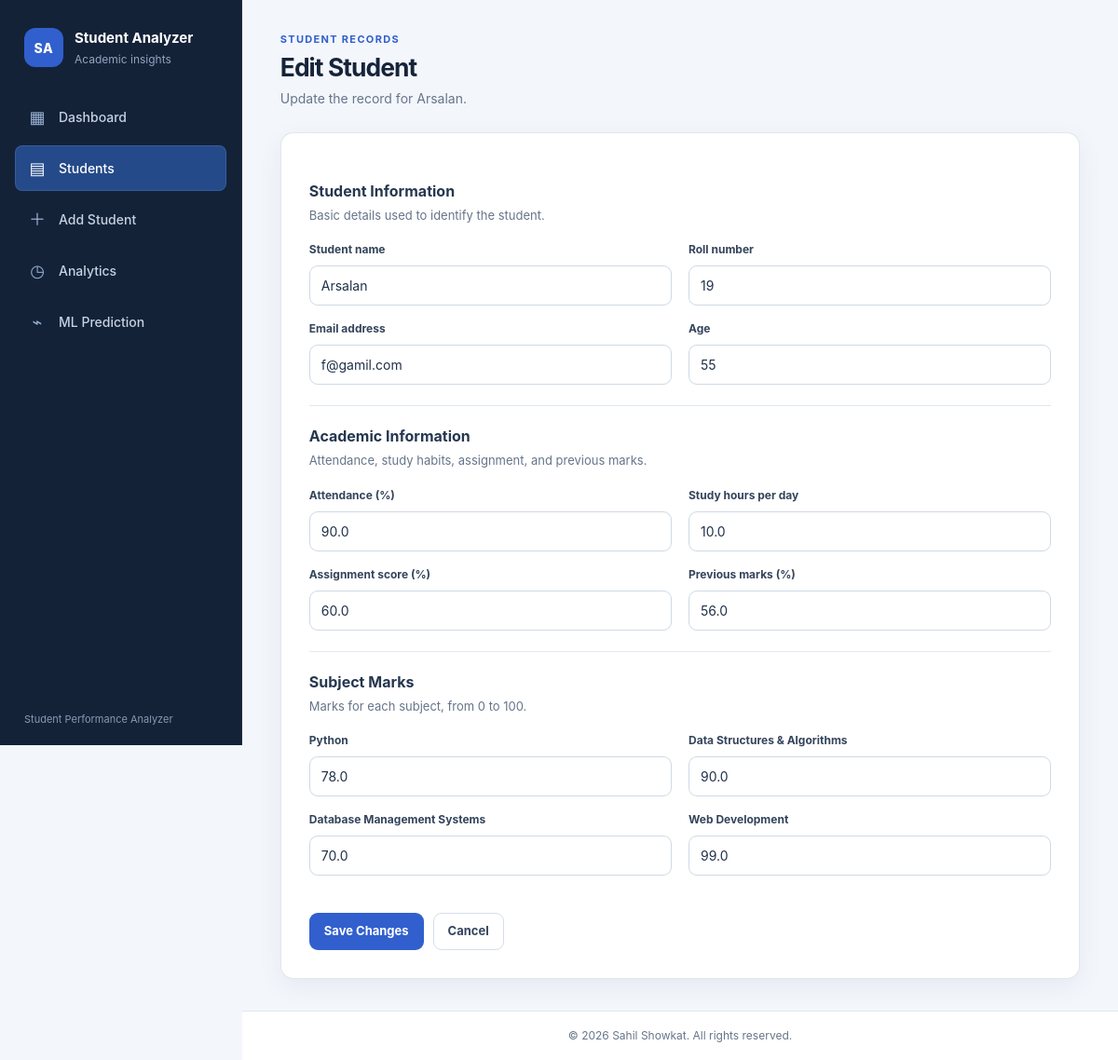
/student/3/edit, run on the app's committed database.
### tables this page shows
CREATE TABLE students (
            id INTEGER PRIMARY KEY AUTOINCREMENT,

            name TEXT NOT NULL,
            roll TEXT NOT NULL,
            email TEXT NOT NULL,
            age INTEGER NOT NULL,

            attendance REAL NOT NULL,
            study_hours REAL NOT NULL,
            assignment REAL NOT NULL,
            previous_marks REAL NOT NULL,

            python REAL NOT NULL,
            dsa REAL NOT NULL,
            dbms REAL NOT NULL,
            web REAL NOT NULL,

            total REAL NOT NULL,
            average REAL NOT NULL,
            percentage REAL NOT NULL,
            grade TEXT NOT NULL,
            result TEXT NOT NULL
        );

### app.py (the view, shortened to what this page needs)
@app.route(
    "/student/<int:student_id>/edit",
    methods=["GET", "POST"]
)
def edit_student(student_id):
    connection = get_db_connection()
    student = connection.execute(
        """
        SELECT *
        FROM students
        WHERE id = %s
        """,
        (student_id,)
    ).fetchone()
    if student is None:
        connection.close()
        return page_not_found(None)
    connection.close()
    return render_template(
        "edit_student.html",
        student=student,
        form_values={},
        errors=[]
    )

### app.py (called while the page is built)
def get_db_connection():
    connection = open_db_connection()
    if has_app_context():
        g.setdefault("student_analyzer_connections", []).append(connection)
    return connection

@app.teardown_appcontext
def close_db_connections(_error=None):
    for connection in g.pop("student_analyzer_connections", []):
        connection.close()

### database.py (called while the page is built, shortened)
def get_db_connection():
    if os.environ.get("RENDER", "").lower() == "true":
        raise DatabaseError(
            "DATABASE_URL must be configured on Render; SQLite is only the local fallback."
        )
    try:
        SQLITE_DATABASE.parent.mkdir(parents=True, exist_ok=True)
        connection = sqlite3.connect(str(SQLITE_DATABASE))
        connection.row_factory = sqlite3.Row
        return DatabaseConnection(connection)
    except sqlite3.Error as error:
        raise DatabaseError(_safe_error_message(error)) from None

    def fetchone(self):
        try:
            return self.cursor.fetchone()
        except Exception as error:
            if self.connection.is_database_error(error):
                raise DatabaseError(_safe_error_message(error)) from None
            raise

    def execute(self, statement, parameters=None):
        parameters = () if parameters is None else parameters
        try:
            if self.postgres:
                from psycopg.rows import dict_row
                cursor = self.raw_connection.cursor(row_factory=dict_row)
                cursor.execute(statement, parameters)
                return DatabaseCursor(cursor, self)
            sqlite_statement = statement.replace("%s", "?")
            cursor = self.raw_connection.execute(sqlite_statement, parameters)
            return DatabaseCursor(cursor, self)
        except sqlite3.Error as error:
            raise DatabaseError(_safe_error_message(error)) from None
        except Exception as error:
            if self.postgres and self.driver and isinstance(error, self.driver.Error):
                raise DatabaseError(_safe_error_message(error)) from None
            raise

    def close(self):
        if not self.closed:
            self.raw_connection.close()
            self.closed = True

### templates/edit_student.html (shortened to what this page needs)
{% extends "base.html" %}
{% block sidebar %}
{% set active_page = 'students' %}
{% include '_sidebar.html' %}
{% endblock %}
{% block content %}
<header class="top-header">
            <div><p class="eyebrow">STUDENT RECORDS</p><h1>Edit Student</h1><p>Update the record for {{ student.name }}.</p></div>
        </header>
        <section class="form-section">
            <div class="form-container">
                <form method="post" action="{{ url_for('edit_student', student_id=student.id) }}" novalidate>
                    <section class="form-block">
                        <h2>Student Information</h2>
                        <p class="form-block-description">Basic details used to identify the student.</p>
                        <div class="form-grid">
                            <div class="form-group"><label for="name">Student name</label><input id="name" name="name" type="text" value="{{ form_values.get('name', student.name) }}" required></div>
                            <div class="form-group"><label for="roll">Roll number</label><input id="roll" name="roll" type="text" value="{{ form_values.get('roll', student.roll) }}" required></div>
                            <div class="form-group"><label for="email">Email address</label><input id="email" name="email" type="email" value="{{ form_values.get('email', student.email) }}" required></div>
                            <div class="form-group"><label for="age">Age</label><input id="age" name="age" type="number" min="10" max="100" step="1" value="{{ form_values.get('age', student.age) }}" required></div>
                        </div>
                    </section>
                    <section class="form-block">
                        <h2>Academic Information</h2>
                        <p class="form-block-description">Attendance, study habits, assignment, and previous marks.</p>
                        <div class="form-grid">
                            <div class="form-group"><label for="attendance">Attendance (%)</label><input id="attendance" name="attendance" type="number" min="0" max="100" step="0.1" value="{{ form_values.get('attendance', student.attendance) }}" required></div>
                            <div class="form-group"><label for="study_hours">Study hours per day</label><input id="study_hours" name="study_hours" type="number" min="0" max="24" step="0.1" value="{{ form_values.get('study_hours', student.study_hours) }}" required></div>
                            <div class="form-group"><label for="assignment">Assignment score (%)</label><input id="assignment" name="assignment" type="number" min="0" max="100" step="0.1" value="{{ form_values.get('assignment', student.assignment) }}" required></div>
                            <div class="form-group"><label for="previous_marks">Previous marks (%)</label><input id="previous_marks" name="previous_marks" type="number" min="0" max="100" step="0.1" value="{{ form_values.get('previous_marks', student.previous_marks) }}" required></div>
                        </div>
                    </section>
                    <section class="form-block">
                        <h2>Subject Marks</h2>
                        <p class="form-block-description">Marks for each subject, from 0 to 100.</p>
                        <div class="form-grid">
                            <div class="form-group"><label for="python">Python</label><input id="python" name="python" type="number" min="0" max="100" step="0.1" value="{{ form_values.get('python', student.python) }}" required></div>
                            <div class="form-group"><label for="dsa">Data Structures &amp; Algorithms</label><input id="dsa" name="dsa" type="number" min="0" max="100" step="0.1" value="{{ form_values.get('dsa', student.dsa) }}" required></div>
                            <div class="form-group"><label for="dbms">Database Management Systems</label><input id="dbms" name="dbms" type="number" min="0" max="100" step="0.1" value="{{ form_values.get('dbms', student.dbms) }}" required></div>
                            <div class="form-group"><label for="web">Web Development</label><input id="web" name="web" type="number" min="0" max="100" step="0.1" value="{{ form_values.get('web', student.web) }}" required></div>
                        </div>
                    </section>
                    <div class="form-actions">
                        <button class="button button-primary" type="submit">Save Changes</button>
                        <a class="button button-secondary" href="{{ url_for('student_details', student_id=student.id) }}">Cancel</a>
                    </div>
                </form>
            </div>
        </section>
{% endblock %}

### static/css/style.css (style rules this page uses)
* { margin: 0; padding: 0; box-sizing: border-box; }
body { font-family: Arial, Helvetica, sans-serif; background: #f5f7fb; color: #1f2937; }
.top-header { display: flex; justify-content: space-between; align-items: center; margin-bottom: 30px; }
.top-header h1 { font-size: 28px; }
.top-header p { margin-top: 5px; color: #6b7280; }
.form-section { padding: 40px; display: flex; justify-content: center; }
.form-container { width: 100%; max-width: 800px; background: white; padding: 35px; border-radius: 12px; box-shadow: 0 4px 15px rgba(0, 0, 0, 0.08); }
.form-group { margin-bottom: 20px; }
.form-group label { display: block; margin-bottom: 8px; font-weight: 600; }
.form-group input { width: 100%; padding: 12px; border: 1px solid #ccc; border-radius: 8px; font-size: 15px; }
:root { --page-bg: #f3f6fb; --surface: #ffffff; --surface-muted: #f7f9fc; --ink: #172335; --muted: #66758a; --line: #e2e8f0; --nav-bg: #142238; --nav-ink: #c7d2e2; --brand: #315fce; --brand-hover: #244cad; --success: #16794b; --danger: #b93838; --radius: 14px; --shadow: 0 8px 28px rgba(24, 39, 61, 0.06); }
body { background: var(--page-bg); color: var(--ink); font-family: Inter, "Segoe UI", Arial, sans-serif; line-height: 1.5; }
.top-header { min-height: 78px; align-items: center; margin-bottom: 26px; }
.top-header h1 { margin: 0; color: #16243a; font-size: clamp(25px, 2.2vw, 32px); font-weight: 720; letter-spacing: -0.035em; line-height: 1.18; }
.top-header p { margin-top: 7px; color: var(--muted); font-size: 14px; }
.eyebrow { margin: 0 0 6px !important; color: var(--brand) !important; font-size: 11px !important; font-weight: 750; letter-spacing: 0.12em; }
.panel, .form-container, .result-container { border: 1px solid rgba(216, 225, 237, 0.8); border-radius: var(--radius); background: var(--surface); box-shadow: var(--shadow); }
.button, .primary-btn, .secondary-btn, .submit-btn, .delete-btn { display: inline-flex; min-height: 40px; align-items: center; justify-content: center; gap: 7px; padding: 9px 15px; border: 1px solid transparent; border-radius: 9px; cursor: pointer; font: inherit; font-size: 13px; font-weight: 650; line-height: 1.2; text-decoration: none; transition: background-color 140ms ease, border-color 140ms ease, color 140ms ease, transform 140ms ease, box-shadow 140ms ease; }
.button-primary, .primary-btn, .submit-btn { background: var(--brand); color: #fff; }
.button-secondary, .secondary-btn { border-color: #d5deea; background: #fff; color: #34445d; }
.search-form input, .sort-form select, .form-group input, .form-group select, .form-group textarea, .prediction-form input, select { min-width: 0; min-height: 42px; padding: 10px 12px; border: 1px solid #cfd9e6; border-radius: 9px; background: #fff; color: #203149; font: inherit; font-size: 14px; }
.form-section { justify-content: stretch; padding: 0; }
.form-container { width: 100%; max-width: 1080px; padding: clamp(18px, 2.6vw, 30px); }
.form-description, .form-block-description { margin: 5px 0 18px; color: var(--muted); font-size: 13px; }
.form-block { padding: 20px 0 6px; border-top: 1px solid var(--line); }
.form-block:first-of-type { border-top: 0; }
.form-block h2 { color: #26374f; font-size: 16px; }
.form-grid { display: grid; grid-template-columns: repeat(2, minmax(0, 1fr)); gap: 0 18px; }
.form-group { min-width: 0; margin-bottom: 16px; }
.form-group label { color: #34445b; font-size: 12px; font-weight: 650; }
.form-group input, .form-group select, .form-group textarea { display: block; width: 100%; margin-top: 7px; }
input::placeholder { color: #9aa7b8; }
.form-actions { display: flex; flex-wrap: wrap; align-items: center; gap: 10px; margin-top: 18px; }
.app-body { display: flex; min-height: 100vh; }

### data on the page
students: name "Arsalan", roll "19", email "f@gamil.com", age "55", attendance "90.0", study_hours "10.0", assignment "60.0", previous_marks "56.0", python "78.0", dsa "90.0", dbms "70.0", web "99.0"
